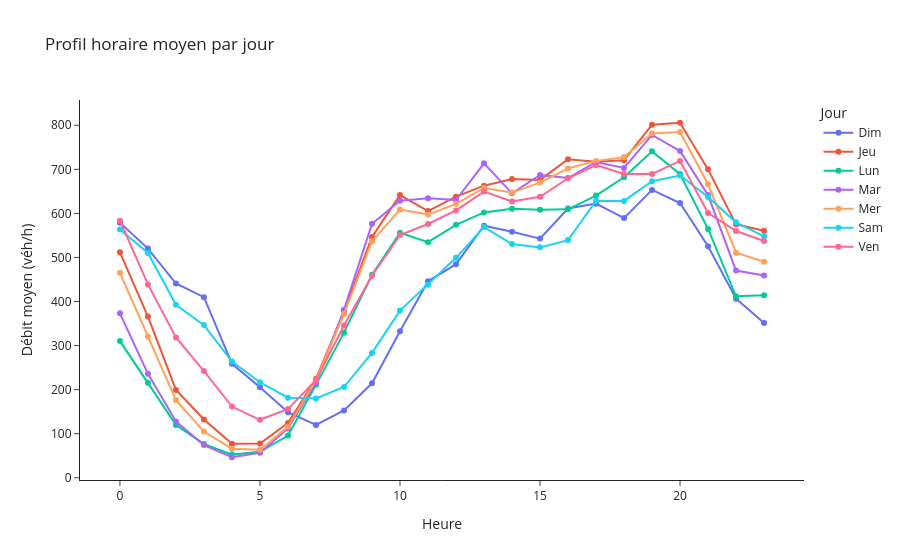

Notebook cell for this chart:
### Code cell
profil = (df_axe
          .groupby(['jour_semaine','heure'], as_index=False)['Débit horaire']
          .mean())

fig = px.line(
    profil, x='heure', y='Débit horaire', color='jour_semaine',
    markers=True, title=f"Profil horaire moyen par jour",
    labels={'heure':'Heure','Débit horaire':'Débit moyen (véh/h)','jour_semaine':'Jour'}
)
fig.update_layout(template='simple_white')
fig.show()

### Figure 1 — Plotly figure (JSON) as saved in the notebook; plotly's stock layout.template omitted (floating-point values rounded to 4 significant figures)
{"data": [{"hovertemplate": "Jour=Dim<br>Heure=%{x}<br>Débit moyen (véh/h)=%{y}<extra></extra>", "legendgroup": "Dim", "line": {"color": "#636efa", "dash": "solid"}, "marker": {"symbol": "circle"}, "mode": "lines+markers", "name": "Dim", "orientation": "v", "showlegend": true, "type": "scatter", "x": [0, 1, 2, 3, 4, 5, 6, 7, 8, 9, 10, 11, 12, 13, 14, 15, 16, 17, 18, 19, 20, 21, 22, 23], "xaxis": "x", "y": [579.0, 520.1, 440.9, 409.9, 258.8, 205.6, 148.7, 119.9, 152.9, 214.4, 332.4, 445.9, 484.8, 572.1, 558.4, 542.8, 611.1, 622.1, 589.2, 653.2, 623.5, 525.5, 406.5, 351.2], "yaxis": "y"}, {"hovertemplate": "Jour=Jeu<br>Heure=%{x}<br>Débit moyen (véh/h)=%{y}<extra></extra>", "legendgroup": "Jeu", "line": {"color": "#EF553B", "dash": "solid"}, "marker": {"symbol": "circle"}, "mode": "lines+markers", "name": "Jeu", "orientation": "v", "showlegend": true, "type": "scatter", "x": [0, 1, 2, 3, 4, 5, 6, 7, 8, 9, 10, 11, 12, 13, 14, 15, 16, 17, 18, 19, 20, 21, 22, 23], "xaxis": "x", "y": [511.6, 365.9, 199.3, 132.4, 77.0, 77.56, 124.4, 224.9, 377.2, 546.6, 641.4, 605.2, 638.0, 662.9, 677.8, 676.0, 723.0, 717.4, 720.7, 801.2, 805.7, 699.9, 575.1, 560.8], "yaxis": "y"}, {"hovertemplate": "Jour=Lun<br>Heure=%{x}<br>Débit moyen (véh/h)=%{y}<extra></extra>", "legendgroup": "Lun", "line": {"color": "#00cc96", "dash": "solid"}, "marker": {"symbol": "circle"}, "mode": "lines+markers", "name": "Lun", "orientation": "v", "showlegend": true, "type": "scatter", "x": [0, 1, 2, 3, 4, 5, 6, 7, 8, 9, 10, 11, 12, 13, 14, 15, 16, 17, 18, 19, 20, 21, 22, 23], "xaxis": "x", "y": [310.2, 215.5, 120.0, 76.62, 52.62, 58.88, 95.75, 210.9, 329.4, 460.9, 556.1, 534.6, 574.1, 602.1, 610.5, 608.0, 609.1, 640.4, 682.0, 740.8, 689.1, 564.6, 411.8, 414.0], "yaxis": "y"}, {"hovertemplate": "Jour=Mar<br>Heure=%{x}<br>Débit moyen (véh/h)=%{y}<extra></extra>", "legendgroup": "Mar", "line": {"color": "#ab63fa", "dash": "solid"}, "marker": {"symbol": "circle"}, "mode": "lines+markers", "name": "Mar", "orientation": "v", "showlegend": true, "type": "scatter", "x": [0, 1, 2, 3, 4, 5, 6, 7, 8, 9, 10, 11, 12, 13, 14, 15, 16, 17, 18, 19, 20, 21, 22, 23], "xaxis": "x", "y": [373.1, 235.9, 128.0, 74.29, 46.62, 56.89, 112.0, 215.9, 381.2, 576.4, 628.7, 634.6, 630.2, 713.5, 645.6, 687.2, 680.2, 716.7, 703.0, 778.0, 741.3, 641.6, 470.3, 459.1], "yaxis": "y"}, {"hovertemplate": "Jour=Mer<br>Heure=%{x}<br>Débit moyen (véh/h)=%{y}<extra></extra>", "legendgroup": "Mer", "line": {"color": "#FFA15A", "dash": "solid"}, "marker": {"symbol": "circle"}, "mode": "lines+markers", "name": "Mer", "orientation": "v", "showlegend": true, "type": "scatter", "x": [0, 1, 2, 3, 4, 5, 6, 7, 8, 9, 10, 11, 12, 13, 14, 15, 16, 17, 18, 19, 20, 21, 22, 23], "xaxis": "x", "y": [465.2, 320.3, 176.3, 104.9, 66.11, 63.56, 115.8, 222.0, 371.7, 536.8, 608.7, 597.3, 621.7, 657.7, 647.2, 669.9, 702.1, 719.0, 727.6, 781.1, 784.8, 666.1, 510.8, 490.2], "yaxis": "y"}, {"hovertemplate": "Jour=Sam<br>Heure=%{x}<br>Débit moyen (véh/h)=%{y}<extra></extra>", "legendgroup": "Sam", "line": {"color": "#19d3f3", "dash": "solid"}, "marker": {"symbol": "circle"}, "mode": "lines+markers", "name": "Sam", "orientation": "v", "showlegend": true, "type": "scatter", "x": [0, 1, 2, 3, 4, 5, 6, 7, 8, 9, 10, 11, 12, 13, 14, 15, 16, 17, 18, 19, 20, 21, 22, 23], "xaxis": "x", "y": [563.4, 510.1, 392.5, 346.5, 263.6, 216.8, 181.9, 180.0, 206.0, 283.4, 379.4, 438.1, 499.1, 569.0, 530.5, 522.9, 539.4, 628.9, 628.2, 673.0, 686.0, 637.2, 579.8, 548.0], "yaxis": "y"}, {"hovertemplate": "Jour=Ven<br>Heure=%{x}<br>Débit moyen (véh/h)=%{y}<extra></extra>", "legendgroup": "Ven", "line": {"color": "#FF6692", "dash": "solid"}, "marker": {"symbol": "circle"}, "mode": "lines+markers", "name": "Ven", "orientation": "v", "showlegend": true, "type": "scatter", "x": [0, 1, 2, 3, 4, 5, 6, 7, 8, 9, 10, 11, 12, 13, 14, 15, 16, 17, 18, 19, 20, 21, 22, 23], "xaxis": "x", "y": [583.3, 438.9, 318.5, 242.2, 161.6, 131.6, 156.1, 221.6, 345.8, 458.4, 550.8, 575.9, 606.7, 649.5, 627.1, 637.8, 679.6, 709.8, 689.6, 689.6, 719.0, 600.9, 560.0, 537.2], "yaxis": "y"}], "layout": {"legend": {"title": {"text": "Jour"}, "tracegroupgap": 0}, "title": {"text": "Profil horaire moyen par jour"}, "xaxis": {"anchor": "y", "domain": [0, 1], "title": {"text": "Heure"}}, "yaxis": {"anchor": "x", "domain": [0, 1], "title": {"text": "Débit moyen (véh/h)"}}}}
